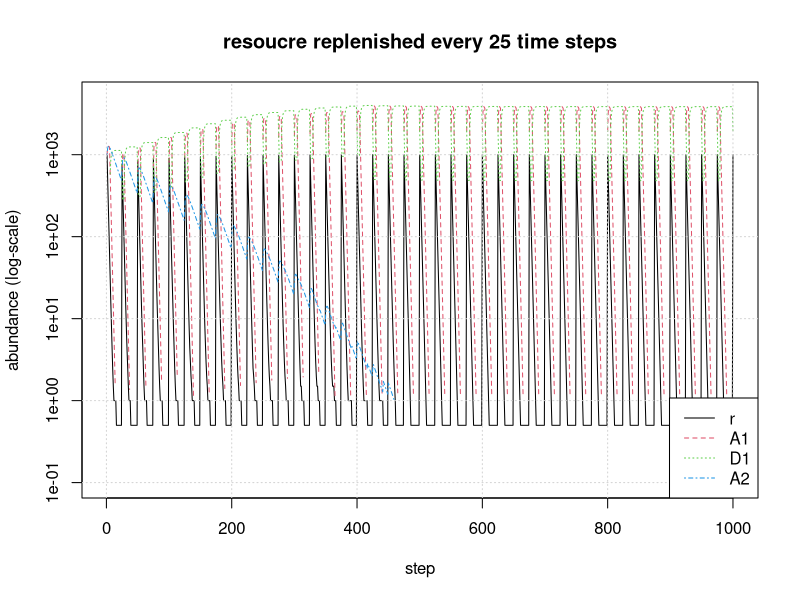
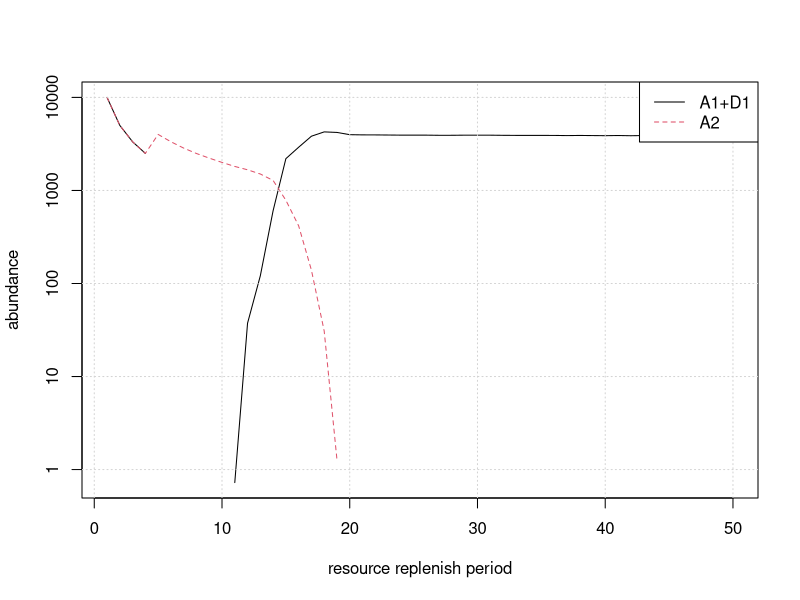
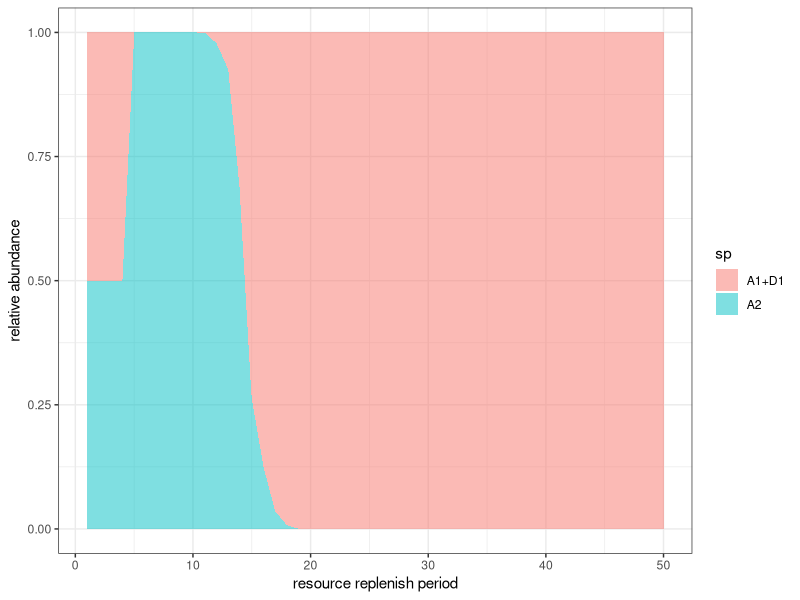
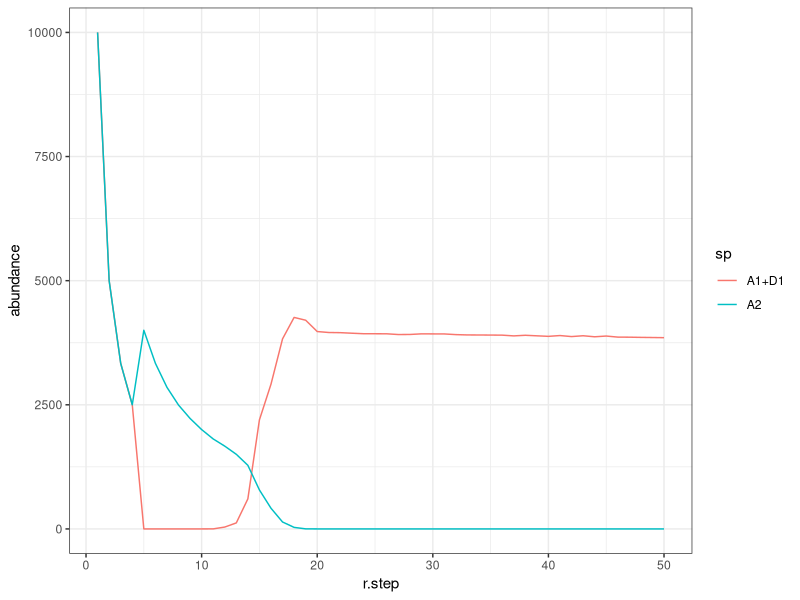

R code for these plots, in order:
rm(list = ls())

library(tidyverse)

#Simulating competition for resource between spore fromer and non spore former under resource fluctutations

#=================
# update function
#=================
g.plus1 <- function(step,r,A1,D1,A2){
  #debug at step i
  if (dbg==step) browser()
  # update resources
  #------------------
  #resource washout
  r <- r * r.dilut
  # periodic resource injection
  if (step %% r.step == 0)
    r <- r+r.input
  
  # Bacterial death
  #------------------
  # death of active bacteria 1
  A1 <- death(A1, A1.death )
  # death of dormant bacteria 1
  D1 <- death(D1, D1.death )
  # death of active bacteria 2
  A2 <- death(A2, A2.death )
  
  
  # Dormancy and resucitation
  # -----------------------------
  # resource threshold entrance to dormancy
  D1.new <- dorm(r = r,A = A1, D = D1)
  
  # Bacterial reproduction
  #------------------------
  # partition resource by relative abundance of active bacteria
  # newly dormant cells do not count for resouce partitioning
  A1.accounted <- ifelse (D1.new > 0, A1 - D1.new, A1)
  # ifelse condition to prevent division by 0
  rel.A1 <-ifelse(A1.accounted+A2, A1.accounted/(A1.accounted+A2),0.5)
  r1 <- r*rel.A1
  r2 <- r-r1
  # bacteria 1 # 
  A1.new <- birth(r = r1, N = A1, d = A1.doubling )
  # bacteria 2 # 
  A2.new <- birth(r = r2, N = A2, d = A2.doubling )
  
  # updating variables
  #-------------------
  A1 <- A1 + A1.new - D1.new
  D1 <- D1 + D1.new
  A2 <- A2 + A2.new
  r <- r - A1.new - A2.new
  # force fractions to zero, no atto-fox!
  # if (r<1) r <- 0
  if (A1<1) A1 <- 0
  if (D1<1) D1 <- 0
  if (A2<1) A2 <- 0
  
  
  return(list(r,A1,D1,A2))
}

#=================
# processes functions
#=================
death <- function(N, m){
  return (N-m*N)
}

birth <- function(r, N, d){
  # bacteria require a single and whole resource unit to double
  r <- floor(min(N,r))
  return (r/d)
}

dorm <- function (r, A, D){
  # resource threshold entrance to dormancy
  d.new <- 0
  if (r<r.low & A>0)
    d.new <- d.fract * A
  # resource threshold exit from dormancy
  if (r>r.high & D>0)
    d.new <-  -1 * d.fract * D
  return(d.new)
}
#=================
# parameters
#=================

# define time steps
steps <- 1000

#############
# resources #
#############

# r.input resource are injected every r.step steps
r.input <- 1000
r.step <- 40

# constant resource dilution by washout (well mixed)
# r.dilut <- 0.98
# currently in this model resources are only removed by use
r.dilut <- 1

##############
# bacteria 1 #
##############

# doubling time (in simulation steps)
A1.doubling <- 2
# bacterial mortality
A1.death <- 0.05
# initial baterial pop size
A1.initial <- 1000

##############
# bacteria 2 #
##############

# doubling time (in simulation steps)
A2.doubling <- 2
# bacterial mortality
A2.death <- 0.05
# initial baterial pop size
A2.initial <- 1000

##############
# dormant 1  #
##############
D1.initial <-  0
D1.death <- 1e-4 * A1.death
#resource threshold to enter dormancy
r.low <- 0.1 * r.input
#resource threshold to exit dormancy
r.high <- 0.5 * r.input
# frction of cells entering or exiting dormancy when thresholds are met
d.fract <- 0.5


#==============
#  THE MODEL  #
#==============

# results matrix
g <- matrix(nrow = steps, ncol = 4)
colnames(g) <- c('r','A1','D1', 'A2')

#initialise
g[1,'r'] <- r.input
g[1,'A1'] <- A1.initial
g[1,'D1'] <- D1.initial
g[1,'A2'] <- A2.initial

dbg <- 0 #debug update function at this step
r.step <- 25
for (i in 2:nrow(g)){
  g[i,] <- unlist(g.plus1(step = i,
                          r = as.numeric(g[i-1,'r']),
                          A1 = as.numeric(g[i-1,'A1']), 
                          D1 =as.numeric(g[i-1,'D1']),  
                          A2=as.numeric(g[i-1,'A2'])))
}

matplot(1:nrow(g), g, type = 'l', log='y', ylab = 'abundance (log-scale)', xlab = 'step', main=paste("resoucre replenished every",r.step,'time steps'), ylim = c(0.1,5e3))
grid()
legend("bottomright", colnames(g), lty=1:ncol(g), col=1:ncol(g))

# # zoom in on some part of the plot
# s <-190; e <- 205
# matplot(s:e, g[s:e,], type = 'l', log='')
# grid()
# abline(h = c(r.low,r.high), lty=2)
# legend("right", colnames(g), lty=1:ncol(g), col=1:ncol(g))

# # phase plane plots
# matplot(g[,'r'], g[,c('A1', 'A2', 'D1')], type = 'l', log='')
# grid()
# legend("topright", colnames(g[,c('A1', 'A2', 'D1')]), lty=1:ncol(g[,c('A1', 'A2', 'D1')]), col=1:ncol(g[,c('A1', 'A2', 'D1')]))
# 
# plot(g[,'A2'], g[,'A1']+g[,'D1'], type = 'l')


#Compete species over a range of resource pulse periods
R.STEPS <- matrix(nrow = 50, ncol = 3 )
colnames(R.STEPS) <- c('r.step','A1+D1','A2')
R.STEPS[,'r.step'] <- floor(seq(1,50,along.with = R.STEPS[,'r.step']))
for (j in 1:length(R.STEPS[,'r.step'])){
  r.step <- R.STEPS[j,'r.step']
  for (i in 2:nrow(g)){
    g[i,] <- unlist(g.plus1(step = i,r = g[i-1,'r'], A1 = g[i-1,'A1'], D1 =g[i-1,'D1'],  A2=g[i-1,'A2']))
  }
  # average species abundance over last 10% of time steps
  R.STEPS[j,'A1+D1'] <- mean(rowSums(g[(0.9*steps):steps, c('A1','D1')]))
  R.STEPS[j,'A2'] <-  mean(g[(0.9*steps):steps, 'A2'])
}


matplot(R.STEPS[,'r.step'], R.STEPS[,2:3], type = 'l', log='y',
        xlab = 'resource replenish period', ylab = 'abundance')
grid()
legend("topright", colnames(R.STEPS[,2:3]), lty=1:2, col=1:2)


# plot with gglot
d <- gather(as.data.frame(R.STEPS), key = 'sp', value = 'abundance', 'A1+D1', 'A2')
ggplot(d, aes(x=r.step, y=abundance, fill=sp))+
  xlab('resource replenish period')+ ylab('relative abundance')+xlim(1,50)+
  geom_area(position='fill', alpha=0.5)+theme_bw()

ggplot(d, aes(x=r.step, y=abundance, col=sp))+
  geom_line()+theme_bw()

